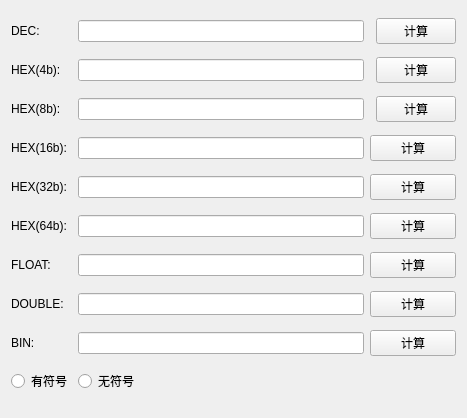
<?xml version="1.0" encoding="UTF-8"?>
<ui version="4.0">
 <class>Widget</class>
 <widget class="QWidget" name="Widget">
  <property name="geometry">
   <rect>
    <x>0</x>
    <y>0</y>
    <width>467</width>
    <height>418</height>
   </rect>
  </property>
  <property name="sizePolicy">
   <sizepolicy hsizetype="Fixed" vsizetype="Fixed">
    <horstretch>0</horstretch>
    <verstretch>0</verstretch>
   </sizepolicy>
  </property>
  <property name="windowTitle">
   <string>Widget</string>
  </property>
  <layout class="QGridLayout" name="gridLayout">
   <item row="0" column="1">
    <widget class="QLineEdit" name="lineEdit_DEC"/>
   </item>
   <item row="5" column="2" colspan="2">
    <widget class="QPushButton" name="pushButton_HEX16">
     <property name="text">
      <string>计算</string>
     </property>
    </widget>
   </item>
   <item row="0" column="0">
    <widget class="QLabel" name="label_11">
     <property name="text">
      <string>DEC:</string>
     </property>
    </widget>
   </item>
   <item row="5" column="0">
    <widget class="QLabel" name="label_16">
     <property name="text">
      <string>HEX(16b):</string>
     </property>
    </widget>
   </item>
   <item row="5" column="1">
    <widget class="QLineEdit" name="lineEdit_HEX16"/>
   </item>
   <item row="0" column="3">
    <widget class="QPushButton" name="pushButton_DEC">
     <property name="text">
      <string>计算</string>
     </property>
    </widget>
   </item>
   <item row="7" column="1">
    <widget class="QLineEdit" name="lineEdit_HEX64"/>
   </item>
   <item row="10" column="0">
    <widget class="QLabel" name="label_15">
     <property name="text">
      <string>BIN:</string>
     </property>
    </widget>
   </item>
   <item row="11" column="0">
    <widget class="QRadioButton" name="radbtn_int">
     <property name="text">
      <string>有符号</string>
     </property>
    </widget>
   </item>
   <item row="8" column="0">
    <widget class="QLabel" name="label_13">
     <property name="text">
      <string>FLOAT:</string>
     </property>
    </widget>
   </item>
   <item row="9" column="1">
    <widget class="QLineEdit" name="lineEdit_DOUBLE"/>
   </item>
   <item row="7" column="2" colspan="2">
    <widget class="QPushButton" name="pushButton_HEX64">
     <property name="text">
      <string>计算</string>
     </property>
    </widget>
   </item>
   <item row="11" column="1">
    <widget class="QRadioButton" name="radbtn_uint">
     <property name="text">
      <string>无符号</string>
     </property>
    </widget>
   </item>
   <item row="6" column="1">
    <widget class="QLineEdit" name="lineEdit_HEX16_2"/>
   </item>
   <item row="6" column="2" colspan="2">
    <widget class="QPushButton" name="pushButton_HEX16_2">
     <property name="text">
      <string>计算</string>
     </property>
    </widget>
   </item>
   <item row="8" column="2" colspan="2">
    <widget class="QPushButton" name="pushButton_FLOAT">
     <property name="text">
      <string>计算</string>
     </property>
    </widget>
   </item>
   <item row="10" column="1">
    <widget class="QLineEdit" name="lineEdit_BIN"/>
   </item>
   <item row="6" column="0">
    <widget class="QLabel" name="label_17">
     <property name="text">
      <string>HEX(32b):</string>
     </property>
    </widget>
   </item>
   <item row="9" column="0">
    <widget class="QLabel" name="label_14">
     <property name="text">
      <string>DOUBLE:</string>
     </property>
    </widget>
   </item>
   <item row="8" column="1">
    <widget class="QLineEdit" name="lineEdit_FLOAT"/>
   </item>
   <item row="10" column="2" colspan="2">
    <widget class="QPushButton" name="pushButton_BIN">
     <property name="text">
      <string>计算</string>
     </property>
    </widget>
   </item>
   <item row="9" column="2" colspan="2">
    <widget class="QPushButton" name="pushButton_DOUBLE">
     <property name="text">
      <string>计算</string>
     </property>
    </widget>
   </item>
   <item row="7" column="0">
    <widget class="QLabel" name="label_12">
     <property name="text">
      <string>HEX(64b):</string>
     </property>
    </widget>
   </item>
   <item row="1" column="3">
    <widget class="QPushButton" name="pushButton_HEX4">
     <property name="text">
      <string>计算</string>
     </property>
    </widget>
   </item>
   <item row="1" column="1">
    <widget class="QLineEdit" name="lineEdit_HEX4"/>
   </item>
   <item row="1" column="0">
    <widget class="QLabel" name="label_19">
     <property name="text">
      <string>HEX(4b):</string>
     </property>
    </widget>
   </item>
   <item row="2" column="0">
    <widget class="QLabel" name="label_18">
     <property name="text">
      <string>HEX(8b):</string>
     </property>
    </widget>
   </item>
   <item row="2" column="1">
    <widget class="QLineEdit" name="lineEdit_HEX8"/>
   </item>
   <item row="2" column="3">
    <widget class="QPushButton" name="pushButton_HEX8">
     <property name="text">
      <string>计算</string>
     </property>
    </widget>
   </item>
  </layout>
 </widget>
 <layoutdefault spacing="6" margin="11"/>
 <resources/>
 <connections/>
</ui>
